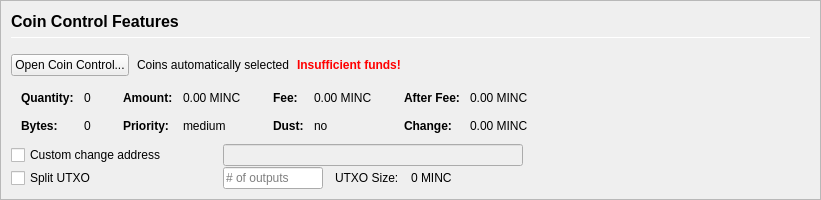
         <widget class="QFrame" name="frameCoinControl">
          <property name="sizePolicy">
           <sizepolicy hsizetype="Expanding" vsizetype="Expanding">
            <horstretch>0</horstretch>
            <verstretch>0</verstretch>
           </sizepolicy>
          </property>
          <property name="maximumSize">
           <size>
            <width>16777215</width>
            <height>16777215</height>
           </size>
          </property>
          <property name="frameShape">
           <enum>QFrame::StyledPanel</enum>
          </property>
          <property name="frameShadow">
           <enum>QFrame::Sunken</enum>
          </property>
          <layout class="QVBoxLayout" name="verticalLayoutCoinControl2">
           <property name="spacing">
            <number>0</number>
           </property>
           <property name="leftMargin">
            <number>0</number>
           </property>
           <property name="topMargin">
            <number>0</number>
           </property>
           <property name="rightMargin">
            <number>0</number>
           </property>
           <property name="bottomMargin">
            <number>0</number>
           </property>
           <item>
            <widget class="QFrame" name="frameCoinControl_BG">
             <layout class="QVBoxLayout" name="verticalLayoutCoinControl" stretch="0,0,0,0,0,0">
              <property name="spacing">
               <number>1</number>
              </property>
              <property name="leftMargin">
               <number>10</number>
              </property>
              <property name="topMargin">
               <number>10</number>
              </property>
              <item>
               <layout class="QHBoxLayout" name="horizontalLayoutCoinControl1">
                <property name="bottomMargin">
                 <number>15</number>
                </property>
                <item>
                 <layout class="QVBoxLayout" name="verticalLayout_3">
                  <property name="spacing">
                   <number>6</number>
                  </property>
                  <item>
                   <widget class="QLabel" name="labelCoinControlFeatures">
                    <property name="sizePolicy">
                     <sizepolicy hsizetype="Preferred" vsizetype="Maximum">
                      <horstretch>0</horstretch>
                      <verstretch>0</verstretch>
                     </sizepolicy>
                    </property>
                    <property name="minimumSize">
                     <size>
                      <width>0</width>
                      <height>20</height>
                     </size>
                    </property>
                    <property name="font">
                     <font>
                      <pointsize>12</pointsize>
                      <weight>75</weight>
                      <bold>true</bold>
                     </font>
                    </property>
                    <property name="styleSheet">
                     <string notr="true">font-weight:bold;</string>
                    </property>
                    <property name="text">
                     <string>Coin Control Features</string>
                    </property>
                   </widget>
                  </item>
                  <item>
                   <widget class="Line" name="line">
                    <property name="minimumSize">
                     <size>
                      <width>0</width>
                      <height>1</height>
                     </size>
                    </property>
                    <property name="maximumSize">
                     <size>
                      <width>16777215</width>
                      <height>1</height>
                     </size>
                    </property>
                    <property name="orientation">
                     <enum>Qt::Horizontal</enum>
                    </property>
                   </widget>
                  </item>
                 </layout>
                </item>
               </layout>
              </item>
              <item>
               <layout class="QHBoxLayout" name="horizontalLayoutCoinControl2" stretch="0,0,0,0">
                <property name="spacing">
                 <number>8</number>
                </property>
                <property name="bottomMargin">
                 <number>10</number>
                </property>
                <item>
                 <widget class="QPushButton" name="pushButtonCoinControl">
                  <property name="styleSheet">
                   <string notr="true"/>
                  </property>
                  <property name="text">
                   <string>Open Coin Control...</string>
                  </property>
                  <property name="autoDefault">
                   <bool>false</bool>
                  </property>
                 </widget>
                </item>
                <item>
                 <widget class="QLabel" name="labelCoinControlAutomaticallySelected">
                  <property name="text">
                   <string>Coins automatically selected</string>
                  </property>
                  <property name="margin">
                   <number>5</number>
                  </property>
                 </widget>
                </item>
                <item>
                 <widget class="QLabel" name="labelCoinControlInsuffFunds">
                  <property name="font">
                   <font>
                    <weight>75</weight>
                    <bold>true</bold>
                   </font>
                  </property>
                  <property name="styleSheet">
                   <string notr="true">color:red;font-weight:bold;</string>
                  </property>
                  <property name="text">
                   <string>Insufficient funds!</string>
                  </property>
                  <property name="margin">
                   <number>5</number>
                  </property>
                 </widget>
                </item>
                <item>
                 <spacer name="horizontalSpacerCoinControl">
                  <property name="orientation">
                   <enum>Qt::Horizontal</enum>
                  </property>
                  <property name="sizeHint" stdset="0">
                   <size>
                    <width>40</width>
                    <height>1</height>
                   </size>
                  </property>
                 </spacer>
                </item>
               </layout>
              </item>
              <item>
               <widget class="QWidget" name="widgetCoinControl" native="true">
                <property name="sizePolicy">
                 <sizepolicy hsizetype="Preferred" vsizetype="Preferred">
                  <horstretch>0</horstretch>
                  <verstretch>0</verstretch>
                 </sizepolicy>
                </property>
                <property name="minimumSize">
                 <size>
                  <width>0</width>
                  <height>0</height>
                 </size>
                </property>
                <property name="styleSheet">
                 <string notr="true"/>
                </property>
                <layout class="QHBoxLayout" name="horizontalLayoutCoinControl5">
                 <property name="leftMargin">
                  <number>0</number>
                 </property>
                 <property name="topMargin">
                  <number>0</number>
                 </property>
                 <property name="rightMargin">
                  <number>0</number>
                 </property>
                 <property name="bottomMargin">
                  <number>0</number>
                 </property>
                 <item>
                  <layout class="QHBoxLayout" name="horizontalLayoutCoinControl3" stretch="0,0,0,1">
                   <property name="spacing">
                    <number>20</number>
                   </property>
                   <property name="topMargin">
                    <number>0</number>
                   </property>
                   <property name="bottomMargin">
                    <number>10</number>
                   </property>
                   <item>
                    <layout class="QFormLayout" name="formLayoutCoinControl1">
                     <property name="horizontalSpacing">
                      <number>10</number>
                     </property>
                     <property name="verticalSpacing">
                      <number>14</number>
                     </property>
                     <property name="leftMargin">
                      <number>10</number>
                     </property>
                     <property name="topMargin">
                      <number>4</number>
                     </property>
                     <property name="rightMargin">
                      <number>6</number>
                     </property>
                     <item row="0" column="0">
                      <widget class="QLabel" name="labelCoinControlQuantityText">
                       <property name="font">
                        <font>
                         <weight>75</weight>
                         <bold>true</bold>
                        </font>
                       </property>
                       <property name="text">
                        <string>Quantity:</string>
                       </property>
                       <property name="margin">
                        <number>0</number>
                       </property>
                      </widget>
                     </item>
                     <item row="0" column="1">
                      <widget class="QLabel" name="labelCoinControlQuantity">
                       <property name="cursor">
                        <cursorShape>IBeamCursor</cursorShape>
                       </property>
                       <property name="contextMenuPolicy">
                        <enum>Qt::ActionsContextMenu</enum>
                       </property>
                       <property name="text">
                        <string notr="true">0</string>
                       </property>
                       <property name="margin">
                        <number>0</number>
                       </property>
                       <property name="textInteractionFlags">
                        <set>Qt::LinksAccessibleByMouse|Qt::TextSelectableByKeyboard|Qt::TextSelectableByMouse</set>
                       </property>
                      </widget>
                     </item>
                     <item row="1" column="0">
                      <widget class="QLabel" name="labelCoinControlBytesText">
                       <property name="font">
                        <font>
                         <weight>75</weight>
                         <bold>true</bold>
                        </font>
                       </property>
                       <property name="text">
                        <string>Bytes:</string>
                       </property>
                      </widget>
                     </item>
                     <item row="1" column="1">
                      <widget class="QLabel" name="labelCoinControlBytes">
                       <property name="cursor">
                        <cursorShape>IBeamCursor</cursorShape>
                       </property>
                       <property name="contextMenuPolicy">
                        <enum>Qt::ActionsContextMenu</enum>
                       </property>
                       <property name="text">
                        <string notr="true">0</string>
                       </property>
                       <property name="textInteractionFlags">
                        <set>Qt::LinksAccessibleByMouse|Qt::TextSelectableByKeyboard|Qt::TextSelectableByMouse</set>
                       </property>
                      </widget>
                     </item>
                    </layout>
                   </item>
                   <item>
                    <layout class="QFormLayout" name="formLayoutCoinControl2">
                     <property name="horizontalSpacing">
                      <number>10</number>
                     </property>
                     <property name="verticalSpacing">
                      <number>14</number>
                     </property>
                     <property name="leftMargin">
                      <number>6</number>
                     </property>
                     <property name="topMargin">
                      <number>4</number>
                     </property>
                     <property name="rightMargin">
                      <number>6</number>
                     </property>
                     <item row="0" column="0">
                      <widget class="QLabel" name="labelCoinControlAmountText">
                       <property name="font">
                        <font>
                         <weight>75</weight>
                         <bold>true</bold>
                        </font>
                       </property>
                       <property name="text">
                        <string>Amount:</string>
                       </property>
                       <property name="margin">
                        <number>0</number>
                       </property>
                      </widget>
                     </item>
                     <item row="0" column="1">
                      <widget class="QLabel" name="labelCoinControlAmount">
                       <property name="cursor">
                        <cursorShape>IBeamCursor</cursorShape>
                       </property>
                       <property name="contextMenuPolicy">
                        <enum>Qt::ActionsContextMenu</enum>
                       </property>
                       <property name="text">
                        <string notr="true">0.00 MINC</string>
                       </property>
                       <property name="textInteractionFlags">
                        <set>Qt::LinksAccessibleByMouse|Qt::TextSelectableByKeyboard|Qt::TextSelectableByMouse</set>
                       </property>
                      </widget>
                     </item>
                     <item row="1" column="0">
                      <widget class="QLabel" name="labelCoinControlPriorityText">
                       <property name="font">
                        <font>
                         <weight>75</weight>
                         <bold>true</bold>
                        </font>
                       </property>
                       <property name="text">
                        <string>Priority:</string>
                       </property>
                      </widget>
                     </item>
                     <item row="1" column="1">
                      <widget class="QLabel" name="labelCoinControlPriority">
                       <property name="cursor">
                        <cursorShape>IBeamCursor</cursorShape>
                       </property>
                       <property name="contextMenuPolicy">
                        <enum>Qt::ActionsContextMenu</enum>
                       </property>
                       <property name="text">
                        <string>medium</string>
                       </property>
                       <property name="textInteractionFlags">
                        <set>Qt::LinksAccessibleByMouse|Qt::TextSelectableByKeyboard|Qt::TextSelectableByMouse</set>
                       </property>
                      </widget>
                     </item>
                    </layout>
                   </item>
                   <item>
                    <layout class="QFormLayout" name="formLayoutCoinControl3">
                     <property name="horizontalSpacing">
                      <number>10</number>
                     </property>
                     <property name="verticalSpacing">
                      <number>14</number>
                     </property>
                     <property name="leftMargin">
                      <number>6</number>
                     </property>
                     <property name="topMargin">
                      <number>4</number>
                     </property>
                     <property name="rightMargin">
                      <number>6</number>
                     </property>
                     <item row="0" column="0">
                      <widget class="QLabel" name="labelCoinControlFeeText">
                       <property name="font">
                        <font>
                         <weight>75</weight>
                         <bold>true</bold>
                        </font>
                       </property>
                       <property name="text">
                        <string>Fee:</string>
                       </property>
                       <property name="margin">
                        <number>0</number>
                       </property>
                      </widget>
                     </item>
                     <item row="0" column="1">
                      <widget class="QLabel" name="labelCoinControlFee">
                       <property name="cursor">
                        <cursorShape>IBeamCursor</cursorShape>
                       </property>
                       <property name="contextMenuPolicy">
                        <enum>Qt::ActionsContextMenu</enum>
                       </property>
                       <property name="text">
                        <string notr="true">0.00 MINC</string>
                       </property>
                       <property name="textInteractionFlags">
                        <set>Qt::LinksAccessibleByMouse|Qt::TextSelectableByKeyboard|Qt::TextSelectableByMouse</set>
                       </property>
                      </widget>
                     </item>
                     <item row="1" column="0">
                      <widget class="QLabel" name="labelCoinControlLowOutputText">
                       <property name="font">
                        <font>
                         <weight>75</weight>
                         <bold>true</bold>
                        </font>
                       </property>
                       <property name="text">
                        <string>Dust:</string>
                       </property>
                      </widget>
                     </item>
                     <item row="1" column="1">
                      <widget class="QLabel" name="labelCoinControlLowOutput">
                       <property name="cursor">
                        <cursorShape>IBeamCursor</cursorShape>
                       </property>
                       <property name="contextMenuPolicy">
                        <enum>Qt::ActionsContextMenu</enum>
                       </property>
                       <property name="text">
                        <string>no</string>
                       </property>
                       <property name="textInteractionFlags">
                        <set>Qt::LinksAccessibleByMouse|Qt::TextSelectableByKeyboard|Qt::TextSelectableByMouse</set>
                       </property>
                      </widget>
                     </item>
                    </layout>
                   </item>
                   <item>
                    <layout class="QFormLayout" name="formLayoutCoinControl4">
                     <property name="horizontalSpacing">
                      <number>10</number>
                     </property>
                     <property name="verticalSpacing">
                      <number>14</number>
                     </property>
                     <property name="leftMargin">
                      <number>6</number>
                     </property>
                     <property name="topMargin">
                      <number>4</number>
                     </property>
                     <property name="rightMargin">
                      <number>6</number>
                     </property>
                     <item row="0" column="0">
                      <widget class="QLabel" name="labelCoinControlAfterFeeText">
                       <property name="font">
                        <font>
                         <weight>75</weight>
                         <bold>true</bold>
                        </font>
                       </property>
                       <property name="text">
                        <string>After Fee:</string>
                       </property>
                       <property name="margin">
                        <number>0</number>
                       </property>
                      </widget>
                     </item>
                     <item row="0" column="1">
                      <widget class="QLabel" name="labelCoinControlAfterFee">
                       <property name="cursor">
                        <cursorShape>IBeamCursor</cursorShape>
                       </property>
                       <property name="contextMenuPolicy">
                        <enum>Qt::ActionsContextMenu</enum>
                       </property>
                       <property name="text">
                        <string notr="true">0.00 MINC</string>
                       </property>
                       <property name="textInteractionFlags">
                        <set>Qt::LinksAccessibleByMouse|Qt::TextSelectableByKeyboard|Qt::TextSelectableByMouse</set>
                       </property>
                      </widget>
                     </item>
                     <item row="1" column="0">
                      <widget class="QLabel" name="labelCoinControlChangeText">
                       <property name="font">
                        <font>
                         <weight>75</weight>
                         <bold>true</bold>
                        </font>
                       </property>
                       <property name="text">
                        <string>Change:</string>
                       </property>
                      </widget>
                     </item>
                     <item row="1" column="1">
                      <widget class="QLabel" name="labelCoinControlChange">
                       <property name="cursor">
                        <cursorShape>IBeamCursor</cursorShape>
                       </property>
                       <property name="contextMenuPolicy">
                        <enum>Qt::ActionsContextMenu</enum>
                       </property>
                       <property name="text">
                        <string notr="true">0.00 MINC</string>
                       </property>
                       <property name="textInteractionFlags">
                        <set>Qt::LinksAccessibleByMouse|Qt::TextSelectableByKeyboard|Qt::TextSelectableByMouse</set>
                       </property>
                      </widget>
                     </item>
                    </layout>
                   </item>
                  </layout>
                 </item>
                </layout>
               </widget>
              </item>
              <item>
               <layout class="QHBoxLayout" name="horizontalLayoutCoinControl4">
                <property name="spacing">
                 <number>12</number>
                </property>
                <property name="sizeConstraint">
                 <enum>QLayout::SetDefaultConstraint</enum>
                </property>
                <property name="topMargin">
                 <number>0</number>
                </property>
                <property name="rightMargin">
                 <number>0</number>
                </property>
                <item>
                 <widget class="QCheckBox" name="checkBoxCoinControlChange">
                  <property name="sizePolicy">
                   <sizepolicy hsizetype="Preferred" vsizetype="Preferred">
                    <horstretch>0</horstretch>
                    <verstretch>0</verstretch>
                   </sizepolicy>
                  </property>
                  <property name="minimumSize">
                   <size>
                    <width>200</width>
                    <height>0</height>
                   </size>
                  </property>
                  <property name="maximumSize">
                   <size>
                    <width>200</width>
                    <height>16777215</height>
                   </size>
                  </property>
                  <property name="toolTip">
                   <string>If this is activated, but the change address is empty or invalid, change will be sent to a newly generated address.</string>
                  </property>
                  <property name="text">
                   <string>Custom change address</string>
                  </property>
                 </widget>
                </item>
                <item>
                 <widget class="QValidatedLineEdit" name="lineEditCoinControlChange">
                  <property name="enabled">
                   <bool>false</bool>
                  </property>
                  <property name="sizePolicy">
                   <sizepolicy hsizetype="Preferred" vsizetype="Preferred">
                    <horstretch>0</horstretch>
                    <verstretch>0</verstretch>
                   </sizepolicy>
                  </property>
                  <property name="minimumSize">
                   <size>
                    <width>300</width>
                    <height>0</height>
                   </size>
                  </property>
                 </widget>
                </item>
                <item>
                 <widget class="QLabel" name="labelCoinControlChangeLabel">
                  <property name="sizePolicy">
                   <sizepolicy hsizetype="Preferred" vsizetype="Preferred">
                    <horstretch>0</horstretch>
                    <verstretch>0</verstretch>
                   </sizepolicy>
                  </property>
                  <property name="minimumSize">
                   <size>
                    <width>100</width>
                    <height>0</height>
                   </size>
                  </property>
                  <property name="text">
                   <string/>
                  </property>
                  <property name="margin">
                   <number>3</number>
                  </property>
                 </widget>
                </item>
               </layout>
              </item>
              <item>
               <layout class="QHBoxLayout" name="horizontalLayoutCoinControl6">
                <property name="spacing">
                 <number>12</number>
                </property>
                <property name="rightMargin">
                 <number>0</number>
                </property>
                <item>
                 <widget class="QCheckBox" name="splitBlockCheckBox">
                  <property name="sizePolicy">
                   <sizepolicy hsizetype="Preferred" vsizetype="Preferred">
                    <horstretch>0</horstretch>
                    <verstretch>0</verstretch>
                   </sizepolicy>
                  </property>
                  <property name="minimumSize">
                   <size>
                    <width>200</width>
                    <height>0</height>
                   </size>
                  </property>
                  <property name="maximumSize">
                   <size>
                    <width>200</width>
                    <height>16777215</height>
                   </size>
                  </property>
                  <property name="text">
                   <string>Split UTXO</string>
                  </property>
                 </widget>
                </item>
                <item>
                 <widget class="QLineEdit" name="splitBlockLineEdit">
                  <property name="sizePolicy">
                   <sizepolicy hsizetype="Preferred" vsizetype="Preferred">
                    <horstretch>50</horstretch>
                    <verstretch>0</verstretch>
                   </sizepolicy>
                  </property>
                  <property name="minimumSize">
                   <size>
                    <width>100</width>
                    <height>0</height>
                   </size>
                  </property>
                  <property name="maximumSize">
                   <size>
                    <width>100</width>
                    <height>16777215</height>
                   </size>
                  </property>
                  <property name="placeholderText">
                   <string># of outputs</string>
                  </property>
                 </widget>
                </item>
                <item>
                 <widget class="QLabel" name="labelBlockSizeText">
                  <property name="text">
                   <string>UTXO Size:</string>
                  </property>
                 </widget>
                </item>
                <item>
                 <widget class="QLabel" name="labelBlockSize">
                  <property name="text">
                   <string>0 MINC</string>
                  </property>
                 </widget>
                </item>
                <item>
                 <spacer name="horizontalSpacer_7">
                  <property name="orientation">
                   <enum>Qt::Horizontal</enum>
                  </property>
                  <property name="sizeHint" stdset="0">
                   <size>
                    <width>40</width>
                    <height>20</height>
                   </size>
                  </property>
                 </spacer>
                </item>
               </layout>
              </item>
              <item>
               <spacer name="verticalSpacerCoinControl">
                <property name="orientation">
                 <enum>Qt::Vertical</enum>
                </property>
                <property name="sizeHint" stdset="0">
                 <size>
                  <width>800</width>
                  <height>1</height>
                 </size>
                </property>
               </spacer>
              </item>
             </layout>
            </widget>
           </item>
          </layout>
         </widget>
